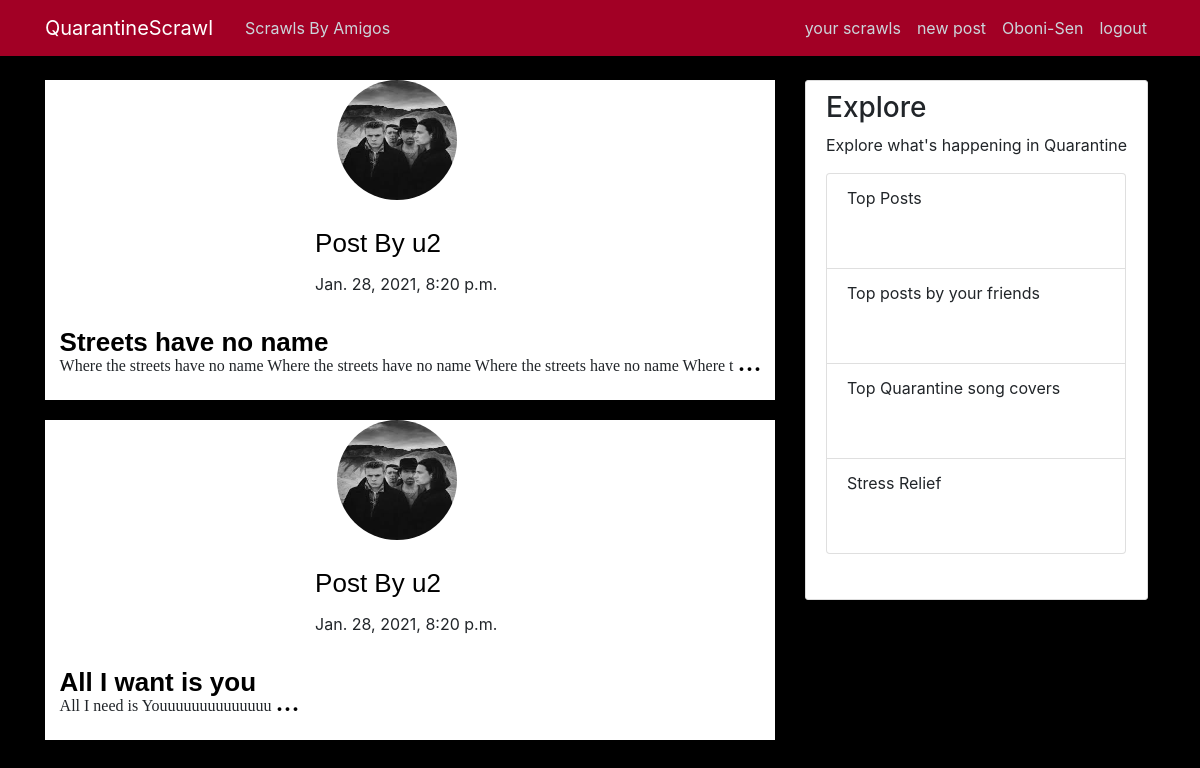
The page /amigos/ (signed in) on the database as committed earlier.
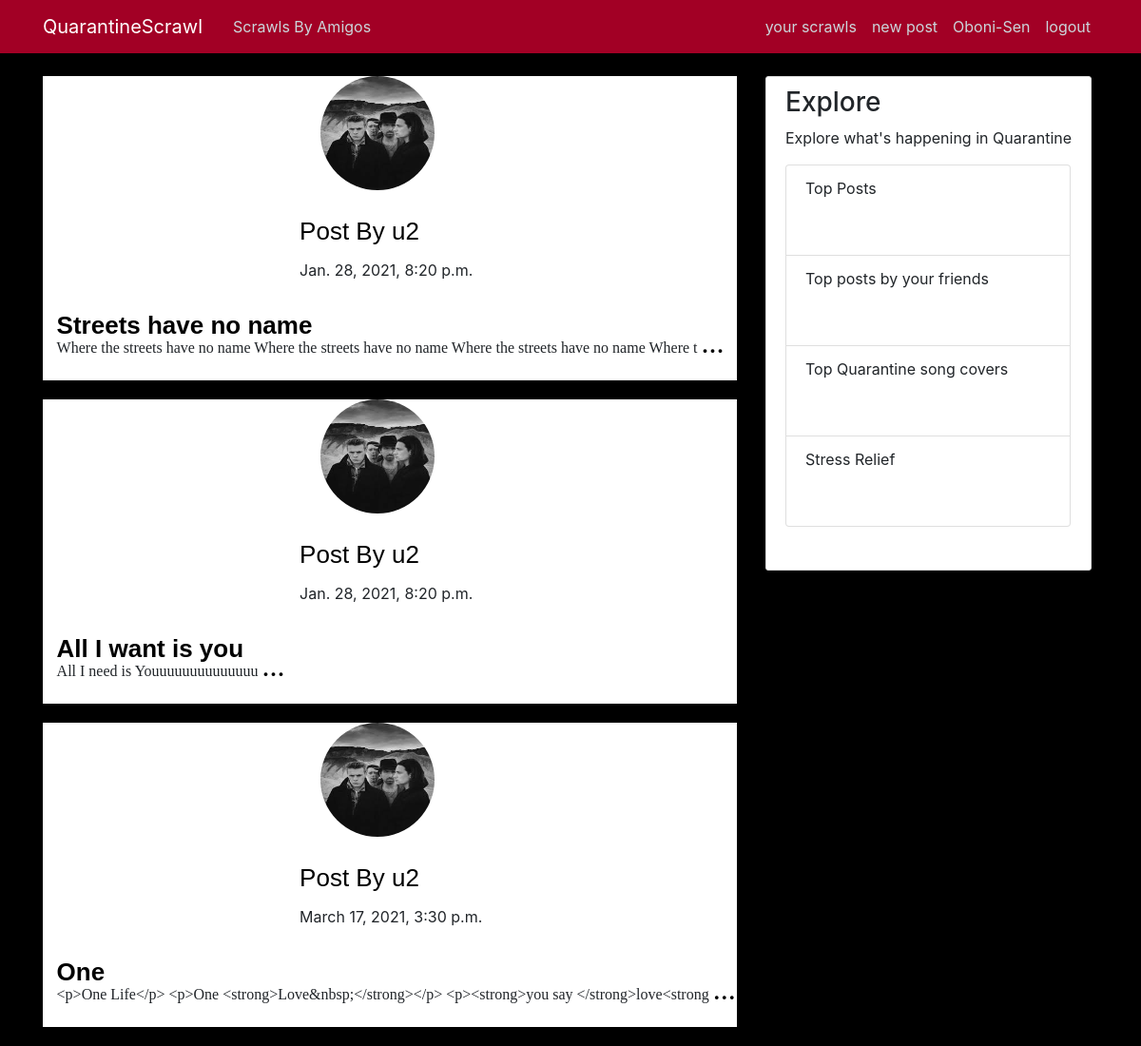
The same page on the database as committed later.
### blog/models.py (models this page shows, shortened)
class Post(models.Model):
    title = models.CharField(max_length=100)
    content = RichTextUploadingField()
    date = models.DateTimeField(default=timezone.now)
    author = models.ForeignKey(User, on_delete=models.CASCADE)
    liked = models.ManyToManyField(User, related_name="liked", default=None, blank=True)
    commented = models.ManyToManyField(
        User, related_name="commented", default=None, blank=True
    )

### users/models.py (models this page shows, shortened)
class Profile(models.Model):
    user = models.OneToOneField(User, on_delete=models.CASCADE)
    image = models.ImageField(default="poseidon.jpg", upload_to="profile_pics")
    follow = models.ManyToManyField(User, related_name="followers", blank=True)
    follower = models.ManyToManyField(User, related_name="follows", blank=True)

### blog/views.py (the view)
# urls.py: path("amigos/", TestAmigos.as_view(), name="test-amigos"),
class TestAmigos(LoginRequiredMixin, ListView):
    template_name = "blog/test3.html"
    context_object_name = "all_posts"
    def get_queryset(self):
        loggedInUser = Profile.objects.get(user=self.request.user)
        ex = Post.objects.exclude(author=loggedInUser.user)
        return ex.filter(author__in=loggedInUser.follow.all())

### blog/templates/blog/test3.html (shortened to what this page needs)
{% extends "blog/base.html" %}
{% load static %}
{% block bootstrapClass %}
<link rel="stylesheet" type="text/css" href="{% static 'blog/blog-css/home.css' %}">
 {% endblock %}
{% block content %}
<div class="row">
  <div class="col-8">
  {% for post in all_posts %}
  <div class="home-post-main-wrap">
    <div id="home-carousel" class="carousel home-carousel slide" data-ride="carousel">
      <div class="carousel-inner home-carousel-inner">
        <div class="carousel-item home-carousel-item active">
            <div class="home-image-wrap">
                <img  src="{{post.author.profile.image.url}}" alt="img">
            </div>
            <div class="post-author">
             <p> Post By <a class="post-author-link" href="{% url 'user-posts' post.author.username  %}"> {{post.author}}</a></p>
            </div>
            <div class="post-date">
              <p >{{post.date}}</p>
            </div>
            <div class="post-title">
              <p><a style="color: black;" href="{% url 'post-detail' post.id %}">{{post.title}}</a></p>
            </div>
            <div class="post-content">
              <p>{{post.content|slice:"0:100"}} <a class="post-content-link" href="{% url 'post-detail' post.id %}"> ...</a></p>
            </div>
        </div>
      </div>
    </div>
  </div>
  {% endfor %}
  </div>
  <div class="col-md-4">
    <div class="content-section">
      <h3>Explore </h3>
      <p class=''>Explore what's happening in Quarantine
        <ul class="list-group explore">
          <li class="list-group-item  ">Top Posts</li>
          <li class="list-group-item  ">Top posts by your friends</li>
          <li class="list-group-item  ">Top Quarantine song covers</li>
          <li class="list-group-item  ">Stress Relief</li>
        </ul>
      </p>
    </div>
  </div>
</div>
{% endblock content %}

Rows that differ between the two databases and show on the page:
added Post: author.profile.image (picture), author "u2", date "March 17, 2021, 3:30 p.m.", title "One", content "<p>One Life</p> <p>One <strong>Love&nbsp;</strong></p> <p><strong>you say </strong>love<strong"
